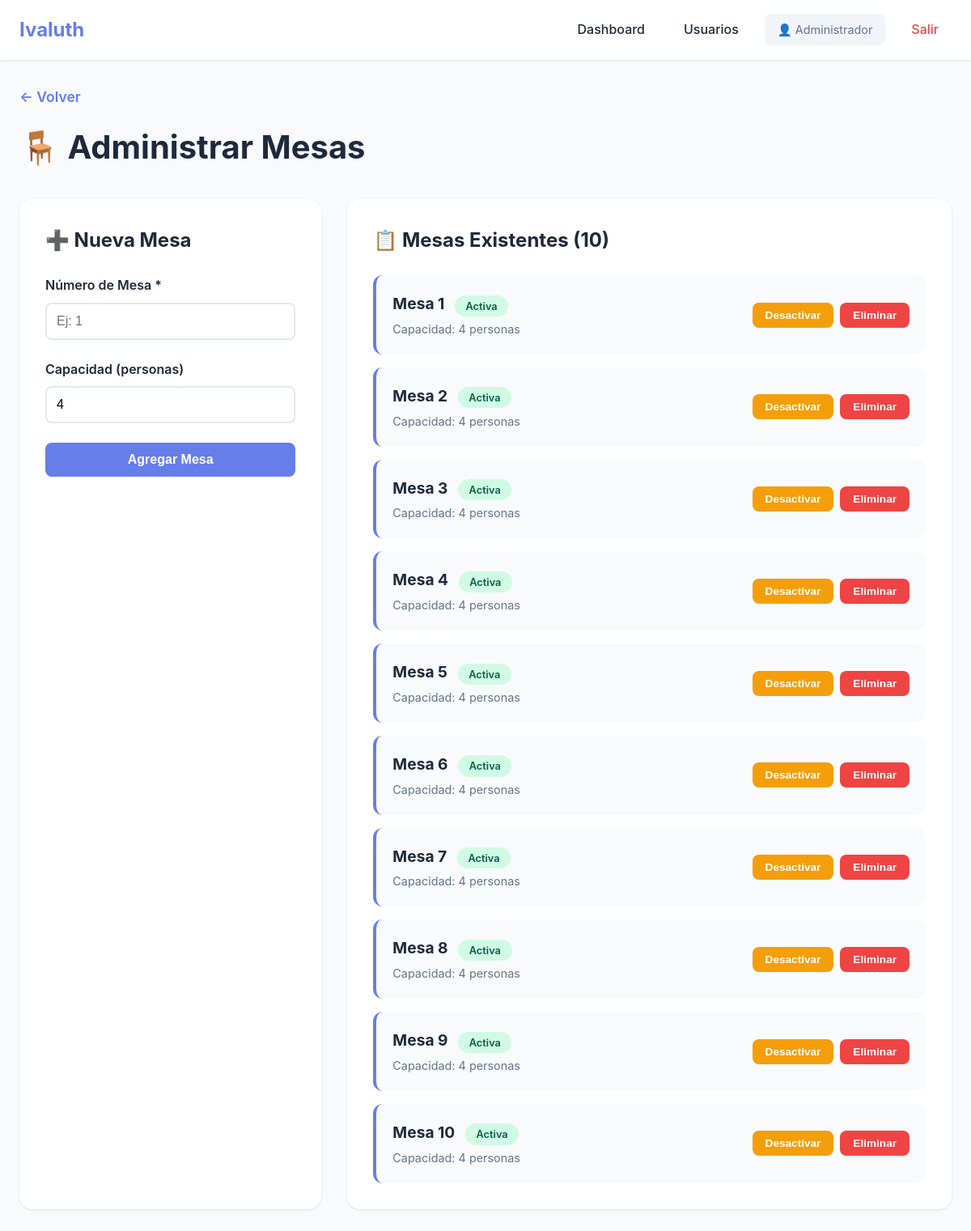
The app's page /administrar_mesas (signed in) with its own data.
### app.py (models this page shows, shortened)
class Usuario(UserMixin, db.Model):
    id = db.Column(db.Integer, primary_key=True)
    username = db.Column(db.String(80), unique=True, nullable=False)
    password_hash = db.Column(db.String(200), nullable=False)
    nombre = db.Column(db.String(100), nullable=False)
    rol = db.Column(db.String(20), default='mesero')  # mesero, cocina, admin

class Mesa(db.Model):
    id = db.Column(db.Integer, primary_key=True)
    numero = db.Column(db.Integer, nullable=False, unique=True)
    capacidad = db.Column(db.Integer, default=4)
    activa = db.Column(db.Boolean, default=True)

### app.py (the view, shortened to what this page needs)
@app.route("/administrar_mesas", methods=["GET", "POST"])
@login_required
def administrar_mesas():
    if current_user.rol != 'admin':
        flash('Solo los administradores pueden gestionar mesas', 'error')
        return redirect(url_for('dashboard'))
    mesas = Mesa.query.order_by(Mesa.numero).all()
    return render_template("administrar_mesas.html", mesas=mesas)

### app.py (called while the page is built)
@login_manager.user_loader
def load_user(user_id):
    return Usuario.query.get(int(user_id))

### templates/administrar_mesas.html (shortened to what this page needs)
<!DOCTYPE html>
<html lang="es">
<head>
</head>
<body>
    <nav class="navbar">
        <div class="nav-container">
            <div class="nav-brand">Ivaluth</div>
            <div class="nav-menu">
                <a href="{{ url_for('dashboard') }}" class="nav-link">Dashboard</a>
                <a href="{{ url_for('administrar_usuarios') }}" class="nav-link">Usuarios</a>
                <span class="nav-user">👤 {{ current_user.nombre }}</span>
                <a href="{{ url_for('logout') }}" class="nav-link nav-logout">Salir</a>
            </div>
        </div>
    </nav>
    <div class="container">
        <div class="page-header">
            <a href="{{ url_for('dashboard') }}" class="btn-back">← Volver</a>
            <h1>🪑 Administrar Mesas</h1>
        </div>
        <div class="admin-grid">
            <div class="card">
                <h2>➕ Nueva Mesa</h2>
                <form method="POST">
                    <div class="form-group">
                        <label for="numero">Número de Mesa *</label>
                        <input type="number" id="numero" name="numero" required min="1" placeholder="Ej: 1">
                    </div>
                    <div class="form-group">
                        <label for="capacidad">Capacidad (personas)</label>
                        <input type="number" id="capacidad" name="capacidad" value="4" min="1" placeholder="Ej: 4">
                    </div>
                    <button type="submit" class="btn btn-primary">Agregar Mesa</button>
                </form>
            </div>
            <div class="card">
                <h2>📋 Mesas Existentes ({{ mesas|length }})</h2>
                {% if mesas %}
                <div class="mesas-list">
                    {% for mesa in mesas %}
                    <div class="mesa-item {% if not mesa.activa %}inactiva{% endif %}">
                        <div class="mesa-info">
                            <h3>
                                Mesa {{ mesa.numero }}
                                {% if mesa.activa %}
                                <span class="badge badge-success">Activa</span>
                                {% else %}
                                <span class="badge badge-secondary">Inactiva</span>
                                {% endif %}
                            </h3>
                            <p>Capacidad: {{ mesa.capacidad }} personas</p>
                        </div>
                        <div class="mesa-actions">
                            <form method="POST" style="display: inline;">
                                <button type="submit" class="btn btn-warning btn-sm">
                                    {% if mesa.activa %}Desactivar{% else %}Activar{% endif %}
                                </button>
                            </form>
                            <form method="POST" style="display: inline;" onsubmit="return confirm('¿Eliminar esta mesa?')">
                                <button type="submit" class="btn btn-danger btn-sm">Eliminar</button>
                            </form>
                        </div>
                    </div>
                    {% endfor %}
                </div>
                {% else %}
                <p style="text-align: center; color: #64748b; padding: 2rem;">No hay mesas creadas</p>
                {% endif %}
            </div>
        </div>
    </div>
</body>
</html>

### templates/administrar_mesas.html (style rules this page uses)
* { margin: 0; padding: 0; box-sizing: border-box; }
body { font-family: -apple-system, BlinkMacSystemFont, 'Segoe UI', Roboto, Oxygen, Ubuntu, Cantarell, sans-serif; background: #f8fafc; color: #1e293b; line-height: 1.6; }
.navbar { background: white; box-shadow: 0 1px 3px rgba(0,0,0,0.1); position: sticky; top: 0; z-index: 1000; }
.nav-container { max-width: 1400px; margin: 0 auto; padding: 1rem 1.5rem; display: flex; justify-content: space-between; align-items: center; }
.nav-brand { font-size: 1.5rem; font-weight: bold; color: #667eea; }
.nav-menu { display: flex; gap: 1rem; align-items: center; }
.nav-link { color: #1e293b; text-decoration: none; padding: 0.5rem 1rem; border-radius: 0.5rem; transition: all 0.3s; font-weight: 500; }
.nav-logout { color: #ef4444; }
.nav-user { color: #64748b; font-size: 0.9rem; padding: 0.5rem 1rem; background: #f1f5f9; border-radius: 0.5rem; }
.container { max-width: 1200px; margin: 0 auto; padding: 2rem 1.5rem; }
.page-header { margin-bottom: 2rem; }
.btn-back { display: inline-block; margin-bottom: 1rem; color: #667eea; text-decoration: none; font-weight: 600; font-size: 1.1rem; }
.page-header h1 { font-size: 2.5rem; color: #1e293b; }
.admin-grid { display: grid; grid-template-columns: 1fr 2fr; gap: 2rem; }
.card { background: white; padding: 2rem; border-radius: 1rem; box-shadow: 0 1px 3px rgba(0,0,0,0.1); }
.card h2 { margin-bottom: 1.5rem; color: #1e293b; font-size: 1.5rem; }
.form-group { margin-bottom: 1.5rem; }
.form-group label { display: block; margin-bottom: 0.5rem; font-weight: 600; color: #1e293b; }
.form-group input { width: 100%; padding: 0.75rem; border: 2px solid #e2e8f0; border-radius: 0.5rem; font-size: 1rem; transition: all 0.3s; }
.btn { padding: 0.75rem 1.5rem; border: none; border-radius: 0.5rem; font-size: 1rem; font-weight: 600; cursor: pointer; transition: all 0.3s; }
.btn-primary { background: #667eea; color: white; width: 100%; }
.btn-danger { background: #ef4444; color: white; }
.btn-warning { background: #f59e0b; color: white; }
.btn-sm { padding: 0.5rem 1rem; font-size: 0.85rem; }
.mesas-list { display: grid; gap: 1rem; }
.mesa-item { display: flex; justify-content: space-between; align-items: center; padding: 1.25rem; background: #f8fafc; border-radius: 0.75rem; border-left: 4px solid #667eea; }
.mesa-info h3 { font-size: 1.2rem; color: #1e293b; margin-bottom: 0.25rem; }
.mesa-info p { color: #64748b; font-size: 0.9rem; }
.mesa-actions { display: flex; gap: 0.5rem; }
.badge { padding: 0.35rem 0.85rem; border-radius: 1rem; font-size: 0.8rem; font-weight: 600; margin-left: 0.5rem; }
.badge-success { background: #d1fae5; color: #065f46; }

### records on screen
Usuario: nombre "Administrador"
Mesa: numero "1", activa "Activa", capacidad "4"
Mesa: numero "2", activa "Activa", capacidad "4"
Mesa: numero "3", activa "Activa", capacidad "4"
Mesa: numero "4", activa "Activa", capacidad "4"
Mesa: numero "5", activa "Activa", capacidad "4"
Mesa: numero "6", activa "Activa", capacidad "4"
Mesa: numero "7", activa "Activa", capacidad "4"
Mesa: numero "8", activa "Activa", capacidad "4"
Mesa: numero "9", activa "Activa", capacidad "4"
Mesa: numero "10", activa "Activa", capacidad "4"

### other values on screen
{{ mesas|length }} "10"
